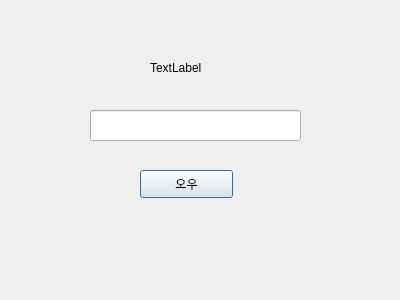
<?xml version="1.0" encoding="UTF-8"?>
<ui version="4.0">
 <class>Dialog</class>
 <widget class="QDialog" name="Dialog">
  <property name="geometry">
   <rect>
    <x>0</x>
    <y>0</y>
    <width>400</width>
    <height>300</height>
   </rect>
  </property>
  <property name="windowTitle">
   <string>Dialog</string>
  </property>
  <widget class="QLabel" name="label">
   <property name="geometry">
    <rect>
     <x>150</x>
     <y>60</y>
     <width>64</width>
     <height>15</height>
    </rect>
   </property>
   <property name="text">
    <string>TextLabel</string>
   </property>
  </widget>
  <widget class="QLineEdit" name="lineEdit">
   <property name="geometry">
    <rect>
     <x>90</x>
     <y>110</y>
     <width>211</width>
     <height>31</height>
    </rect>
   </property>
  </widget>
  <widget class="QPushButton" name="pushButton">
   <property name="geometry">
    <rect>
     <x>140</x>
     <y>170</y>
     <width>93</width>
     <height>28</height>
    </rect>
   </property>
   <property name="text">
    <string>오우</string>
   </property>
  </widget>
 </widget>
 <resources/>
 <connections/>
</ui>
